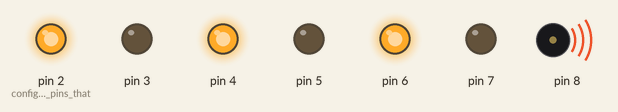
Simulated run of this sketch. Board: Arduino Uno, built with avr-gcc and run on an emulated ATmega328P. On the bench: output pins drawn as LEDs (lit = HIGH), buzzer (waves = sounding). Random numbers use the default seed unless the sketch sets one.

Above: at 0.41 s.
At 3.6 s:
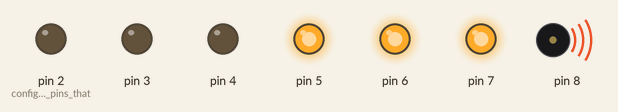
At 8.5 s:
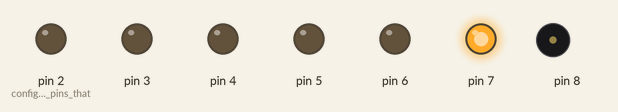
At 13.8 s:
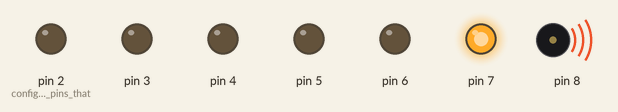
At 19.6 s:
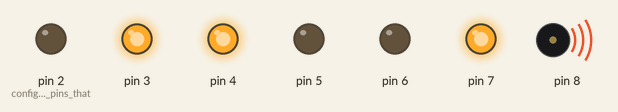
At 28.8 s:
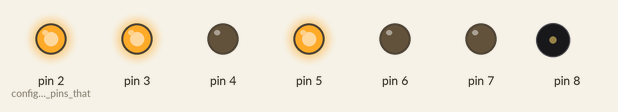
Timing chart, 0 to 40.0 s (numbered marks = the images above):
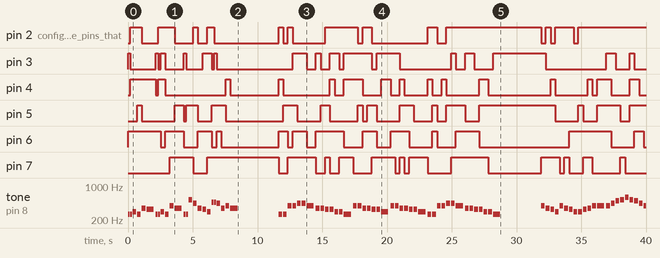

Measured:
- by itself, pin 3: LOW → HIGH at 0.00 s, → LOW 0.18 s later, → HIGH 2.0 s later, → LOW 0.18 s later, … (32 changes in this stretch)
- by itself, pin 4: LOW → HIGH at 0.18 s, → LOW 2.0 s later, → HIGH 0.18 s later, → LOW 0.54 s later, … (30 changes in this stretch)
- by itself, pin 5: LOW → HIGH at 0.72 s, → LOW 0.36 s later, → HIGH 2.5 s later, → LOW 0.72 s later, … (29 changes in this stretch)
- by itself, pin 6: LOW → HIGH at 0.00 s, → LOW 2.5 s later, → HIGH 0.36 s later, → LOW 1.4 s later, … (26 changes in this stretch)
- by itself, pin 7: LOW → HIGH at 3.2 s, → LOW 1.8 s later, → HIGH 1.1 s later, → LOW 5.5 s later, … (26 changes in this stretch)
- by itself, pin 2 (configures_the_pins_that): LOW → HIGH at 0.18 s, → LOW 0.90 s later, → HIGH 1.3 s later, → LOW 1.3 s later, … (25 changes in this stretch)
- by itself, tone on pin 8: plays 262 Hz for 0.14 s, 262 Hz for 0.14 s, 294 Hz for 0.28 s, 262 Hz for 0.28 s, 349 Hz for 0.28 s, 330 Hz for 0.57 s … (89 notes in this stretch)

The sketch:

lights_GUPPY.ino
```cpp
#include <SR04.h>

#include "pitches.h"    // Library

//Happy birthday
int melody1[] = {NOTE_C4, NOTE_C4, NOTE_D4, NOTE_C4, NOTE_F4, NOTE_E4, NOTE_C4, NOTE_C4, NOTE_D4,
                NOTE_C4, NOTE_G4, NOTE_F4, NOTE_C4, NOTE_C4, NOTE_C5, NOTE_A4, NOTE_F4, NOTE_E4,
                NOTE_D4, NOTE_AS4, NOTE_AS4, NOTE_A4, NOTE_F4, NOTE_G4, NOTE_F4};
int noteDurations1[] = {8, 8, 4, 4, 4, 2, 8, 8, 4, 4, 4, 2, 8, 8, 4, 4, 4, 4, 4, 8, 8, 4, 4, 4, 2};


// Twinkle Twinkle Little Star
int melody2[] = {
  NOTE_C4, NOTE_C4, NOTE_G4, NOTE_G4, NOTE_A4, NOTE_A4, NOTE_G4,
  NOTE_F4, NOTE_F4, NOTE_E4, NOTE_E4, NOTE_D4, NOTE_D4, NOTE_C4,
  NOTE_G4, NOTE_G4, NOTE_F4, NOTE_F4, NOTE_E4, NOTE_E4, NOTE_D4,
  NOTE_G4, NOTE_G4, NOTE_F4, NOTE_F4, NOTE_E4, NOTE_E4, NOTE_D4,
  NOTE_C4, NOTE_C4, NOTE_G4, NOTE_G4, NOTE_A4, NOTE_A4, NOTE_G4,
  NOTE_F4, NOTE_F4, NOTE_E4, NOTE_E4, NOTE_D4, NOTE_D4, NOTE_C4
};

int noteDurations2[] = {
  4, 4, 4, 4, 4, 4, 2,
  4, 4, 4, 4, 4, 4, 2,
  4, 4, 4, 4, 4, 4, 2,
  4, 4, 4, 4, 4, 4, 2,
  4, 4, 4, 4, 4, 4, 2,
  4, 4, 4, 4, 4, 4, 2
};

// Baa baa black sheep
int melody3[] = {
  NOTE_G4, NOTE_F4, NOTE_E4, NOTE_D4, NOTE_G4, NOTE_F4, NOTE_E4, NOTE_D4,
  NOTE_D4, NOTE_E4, NOTE_F4, NOTE_G4, NOTE_G4, NOTE_G4,
  NOTE_A4, NOTE_B4, NOTE_C5, NOTE_D5, NOTE_C5, NOTE_B4, NOTE_A4, NOTE_G4,
  NOTE_D4, NOTE_G4, NOTE_D4
};
int noteDurations3[] = {
  4, 4, 4, 4, 4, 4, 4, 4,
  4, 4, 4, 4, 2, 4,
  4, 4, 4, 4, 4, 4, 4, 2,
  4, 4, 2
};

//Mary had a little lamb
int melody4[] = {
  NOTE_E4, NOTE_D4, NOTE_C4, NOTE_D4, NOTE_E4, NOTE_E4, NOTE_E4,
  NOTE_D4, NOTE_D4, NOTE_D4, NOTE_E4, NOTE_G4, NOTE_G4,
  NOTE_E4, NOTE_D4, NOTE_C4, NOTE_D4, NOTE_E4, NOTE_E4, NOTE_E4, NOTE_E4,
  NOTE_D4, NOTE_D4, NOTE_E4, NOTE_D4, NOTE_C4
};

int noteDurations4[] = {
  4, 4, 4, 4, 4, 4, 2,
  4, 4, 2, 4, 4, 2,
  4, 4, 4, 4, 4, 4, 4, 4,
  4, 4, 4, 4, 2
};

// Humpty Dumpty
int melody5[] = {
  NOTE_C4, NOTE_C4, NOTE_G4, NOTE_G4, NOTE_A4, NOTE_A4, NOTE_G4,
  NOTE_F4, NOTE_F4, NOTE_E4, NOTE_E4, NOTE_D4, NOTE_D4, NOTE_C4
};

int noteDurations5[] = {
  4, 4, 4, 4, 4, 4, 2,
  4, 4, 4, 4, 4, 4, 2
};

// Jack and Jill
int melody6[] = {
  NOTE_C4, NOTE_D4, NOTE_E4, NOTE_F4, NOTE_G4, NOTE_A4, NOTE_G4,
  NOTE_F4, NOTE_E4, NOTE_D4, NOTE_C4, NOTE_G3, NOTE_C4
};

int noteDurations6[] = {
  4, 4, 4, 4, 4, 4, 2,
  4, 4, 4, 4, 4, 2
};

//Baby Shark
int melody7[] = {
  NOTE_G4, NOTE_A4, NOTE_C5, NOTE_C5, NOTE_C5, NOTE_D5, NOTE_C5, NOTE_A4,
  NOTE_G4, NOTE_G4, NOTE_A4, NOTE_C5, NOTE_C5, NOTE_C5, NOTE_D5, NOTE_C5,
  NOTE_A4, NOTE_G4, NOTE_G4, NOTE_A4, NOTE_C5, NOTE_C5, NOTE_C5, NOTE_D5,
  NOTE_C5, NOTE_A4, NOTE_G4, NOTE_G4, NOTE_A4, NOTE_C5, NOTE_C5, NOTE_C5,
  NOTE_D5, NOTE_C5, NOTE_A4, NOTE_G4
};

int noteDurations7[] = {
  4, 4, 8, 8, 4, 4, 4, 4,
  4, 4, 4, 8, 8, 4, 4, 4,
  4, 4, 4, 4, 8, 8, 4, 4,
  4, 4, 4, 4, 4, 8, 8, 4,
  4, 4, 4, 4
};

//ABCD song
int melody8[] = {
  NOTE_C4, NOTE_C4, NOTE_G4, NOTE_G4, NOTE_A4, NOTE_A4, NOTE_G4,
  NOTE_F4, NOTE_F4, NOTE_E4, NOTE_E4, NOTE_D4, NOTE_D4, NOTE_C4,
  NOTE_G4, NOTE_G4, NOTE_F4, NOTE_F4, NOTE_E4, NOTE_E4, NOTE_D4,
  NOTE_G4, NOTE_G4, NOTE_F4, NOTE_F4, NOTE_E4, NOTE_E4, NOTE_D4,
  NOTE_C4, NOTE_C4, NOTE_G4, NOTE_G4, NOTE_A4, NOTE_A4, NOTE_G4,
  NOTE_F4, NOTE_F4, NOTE_E4, NOTE_E4, NOTE_D4, NOTE_D4, NOTE_C4
};

int noteDurations8[] = {
  4, 4, 4, 4, 4, 4, 2,
  4, 4, 4, 4, 4, 4, 2,
  4, 4, 4, 4, 4, 4, 2,
  4, 4, 4, 4, 4, 4, 2,
  4, 4, 4, 4, 4, 4, 2,
  4, 4, 4, 4, 4, 4, 2
};


//Dashing through the snow
int melody9[] = {
  NOTE_E4, NOTE_E4, NOTE_E4, NOTE_E4, NOTE_E4, NOTE_E4, NOTE_E4, NOTE_E4, NOTE_G4, NOTE_C4, NOTE_D4,
  NOTE_E4, NOTE_F4, NOTE_F4, NOTE_E4, NOTE_E4, NOTE_E4, NOTE_E4, NOTE_E4, NOTE_E4, NOTE_E4, NOTE_E4,
  NOTE_E4, NOTE_E4, NOTE_E4, NOTE_E4, NOTE_D4, NOTE_D4, NOTE_E4, NOTE_D4, NOTE_G4, NOTE_C4, NOTE_D4,
  NOTE_E4, NOTE_F4, NOTE_F4, NOTE_E4, NOTE_E4, NOTE_E4, NOTE_E4, NOTE_E4, NOTE_E4, NOTE_E4, NOTE_E4,
  NOTE_E4, NOTE_E4, NOTE_E4, NOTE_E4, NOTE_E4, NOTE_D4, NOTE_D4, NOTE_E4, NOTE_D4, NOTE_G4, NOTE_C4,
  NOTE_D4, NOTE_E4, NOTE_F4, NOTE_F4, NOTE_E4, NOTE_E4, NOTE_E4, NOTE_E4, NOTE_E4, NOTE_E4, NOTE_E4,
  NOTE_E4, NOTE_E4, NOTE_E4, NOTE_E4, NOTE_E4, NOTE_E4, NOTE_E4, NOTE_E4, NOTE_D4, NOTE_D4, NOTE_E4,
  NOTE_D4, NOTE_G4, NOTE_C4, NOTE_D4, NOTE_E4, NOTE_F4, NOTE_F4, NOTE_E4, NOTE_E4, NOTE_E4, NOTE_E4,
  NOTE_E4, NOTE_E4, NOTE_E4, NOTE_E4, NOTE_E4, NOTE_E4, NOTE_E4, NOTE_E4, NOTE_E4, NOTE_E4, NOTE_E4,
  NOTE_D4, NOTE_D4, NOTE_D4, NOTE_D4, NOTE_D4, NOTE_D4, NOTE_E4, NOTE_D4, NOTE_C4
};

int noteDurations9[] = {
  4, 4, 4, 4, 4, 4, 2, 4, 4, 4, 8,
  4, 4, 4, 4, 4, 4, 2, 4, 4, 4,
  4, 4, 4, 4, 4, 4, 4, 4, 4, 4,
  4, 4, 4, 4, 4, 4, 2, 4, 4, 4,
  4, 4, 4, 4, 4, 4, 2, 4, 4, 4,
  4, 4, 4, 4, 4, 4, 4, 4, 4, 4,
  4, 4, 4, 4, 4, 4, 2, 4, 4, 4,
  4, 4, 4, 4, 4, 4, 4, 4, 4, 4,
  4, 4, 4, 4, 4, 4, 2, 4, 4, 4,
  4, 4, 4, 4, 4, 4, 2, 2, 2
};


float tempo = 1.275;

void playMelody(int melody[], int noteDurations[], int melodyLength){
  for (int thisNote = 0 ; thisNote < melodyLength ; thisNote++) {
        int randomLight1 = random(2, 8);
        int randomLight2 = random(2, 8);
        int randomLight3 = random(2, 8);
        int randomLight4 = random(2, 8);
        int randomLight5 = random(2, 8);
        int randomLight6 = random(2, 8);

        digitalWrite(randomLight1, HIGH);
        digitalWrite(randomLight2, HIGH);
        digitalWrite(randomLight3, LOW);
        digitalWrite(randomLight4, LOW);
        digitalWrite(randomLight5, HIGH);
        digitalWrite(randomLight6, LOW);

        int noteDuration = 1130 / noteDurations[thisNote];
        tone(8, melody[thisNote], noteDuration);

        int pause = noteDuration * tempo;
        delay(pause);

        noTone(8);
    }
}

void setup() {
    // Runs once
    pinMode(2, OUTPUT);   // configures the pins that drive LEDs as outputs
    pinMode(3, OUTPUT);
    pinMode(4, OUTPUT);
    pinMode(5, OUTPUT);
    pinMode(6, OUTPUT);
    pinMode(7, OUTPUT);

    Serial.begin(9600);
}

void loop() {
  playMelody(melody1, noteDurations1, sizeof(melody1) / sizeof(melody1[0]));
  delay(3000); // Wait for 3s before playing the next melody

  playMelody(melody2, noteDurations2, sizeof(melody2) / sizeof(melody2[0]));
  delay(3000); // Wait for 3s before playing the next melody

  playMelody(melody3, noteDurations3, sizeof(melody3) / sizeof(melody3[0]));
  delay(3000); // Wait for 3s before playing the next melody

  playMelody(melody4, noteDurations4, sizeof(melody4) / sizeof(melody4[0]));
  delay(3000); // Wait for 3s before playing the next melody

  playMelody(melody5, noteDurations5, sizeof(melody5) / sizeof(melody5[0]));
  delay(3000); // Wait for 3s before playing the next melody

  playMelody(melody6, noteDurations6, sizeof(melody6) / sizeof(melody6[0]));
  delay(3000); // Wait for 3s before playing the next melody

  playMelody(melody7, noteDurations7, sizeof(melody7) / sizeof(melody7[0]));
  delay(3000); // Wait for 3s before playing the next melody

  playMelody(melody8, noteDurations8, sizeof(melody8) / sizeof(melody8[0]));
  delay(3000); // Wait for 3s before playing the next melody

  playMelody(melody9, noteDurations9, sizeof(melody9) / sizeof(melody9[0]));
  delay(3000); // Wait for 3s before playing the next melody

}
```
